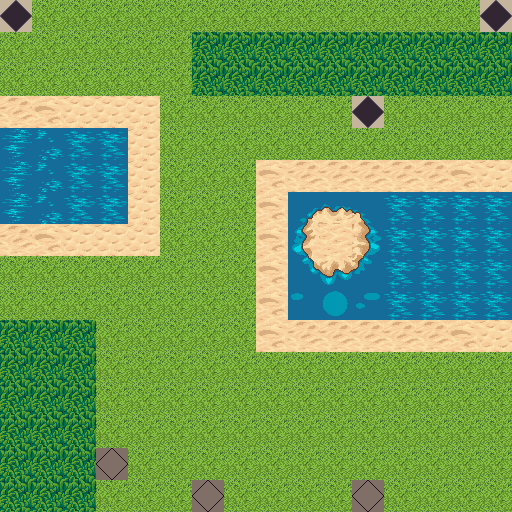

Tiled map render using the project's own tile images. Description and the map definition, with tile-layer contents summarised, below:
An orthogonal 16x16 tile map with 32x32 px tiles, 1 tile layer (ground).

<map version="1.0" orientation="orthogonal" renderorder="right-down" width="16" height="16" tilewidth="32" tileheight="32" nextobjectid="1">
 <tileset firstgid="1" name="terrain" tilewidth="32" tileheight="32" tilecount="1024">
  <image source="terrain.png" width="1024" height="1024" />
  <tile id="187">
   <properties>
    <property name="restriction" value="unavailable" />
   </properties>
  </tile>
  <tile id="188">
   <properties>
    <property name="restriction" value="unavailable" />
   </properties>
  </tile>
  <tile id="189">
   <properties>
    <property name="restriction" value="unavailable" />
   </properties>
  </tile>
  <tile id="277">
   <properties>
    <property name="restriction" value="unavailable" />
   </properties>
  </tile>
  <tile id="278">
   <properties>
    <property name="restriction" value="unavailable" />
   </properties>
  </tile>
  <tile id="279">
   <properties>
    <property name="restriction" value="unavailable" />
   </properties>
  </tile>
  <tile id="298">
   <properties>
    <property name="restriction" value="one-time" />
   </properties>
  </tile>
  <tile id="341">
   <properties>
    <property name="restriction" value="unavailable" />
   </properties>
  </tile>
  <tile id="342">
   <properties>
    <property name="restriction" value="unavailable" />
   </properties>
  </tile>
  <tile id="343">
   <properties>
    <property name="restriction" value="unavailable" />
   </properties>
  </tile>
  <tile id="370">
   <properties>
    <property name="restriction" value="one-time" />
   </properties>
  </tile>
  <tile id="371">
   <properties>
    <property name="restriction" value="one-time" />
   </properties>
  </tile>
  <tile id="372">
   <properties>
    <property name="restriction" value="one-time" />
   </properties>
  </tile>
  <tile id="373">
   <properties>
    <property name="restriction" value="unavailable" />
   </properties>
  </tile>
  <tile id="374">
   <properties>
    <property name="restriction" value="unavailable" />
   </properties>
  </tile>
  <tile id="375">
   <properties>
    <property name="restriction" value="unavailable" />
   </properties>
  </tile>
  <tile id="620">
   <properties>
    <property name="restriction" value="source" />
   </properties>
  </tile>
  <tile id="621">
   <properties>
    <property name="restriction" value="target" />
   </properties>
  </tile>
  <tile id="834">
   <properties>
    <property name="restriction" value="unavailable" />
   </properties>
  </tile>
 </tileset>
 <layer name="ground" width="16" height="16">
  <data>[256 cells, 256 non-empty, 22 distinct tile ids]</data>
 </layer>
</map>
